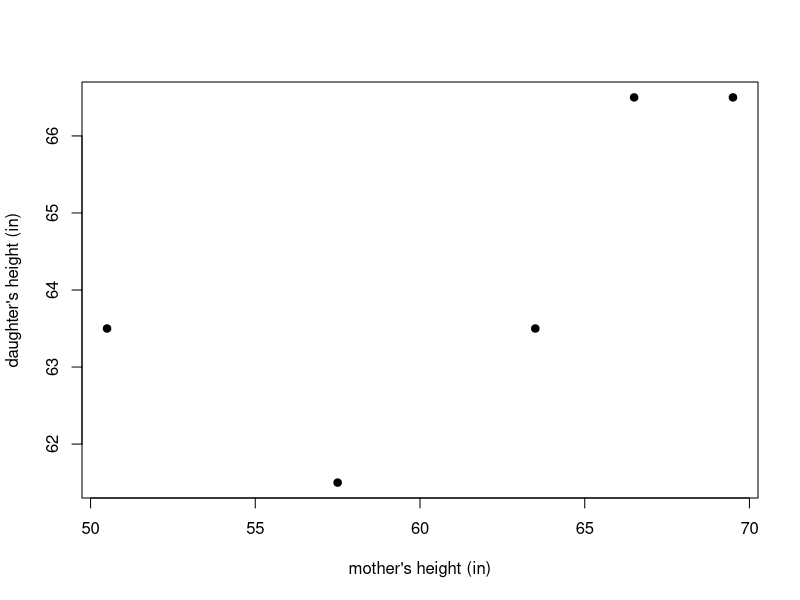
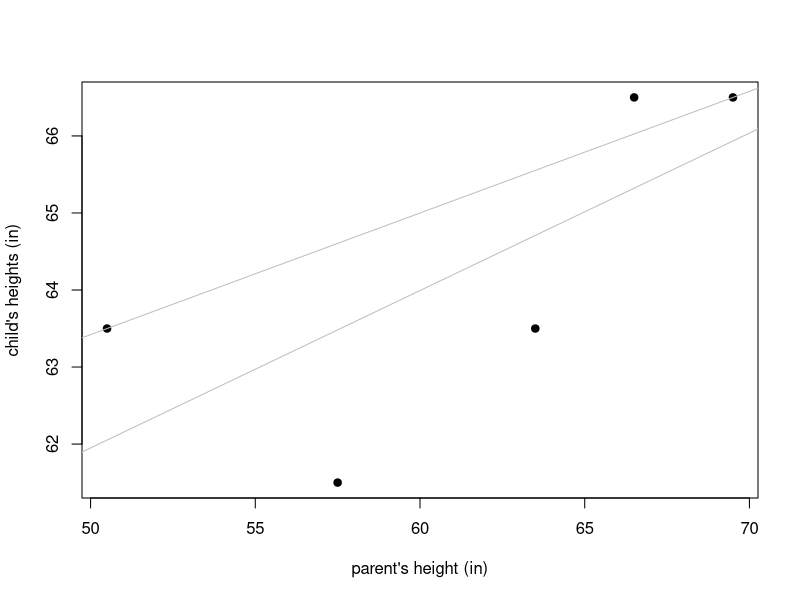
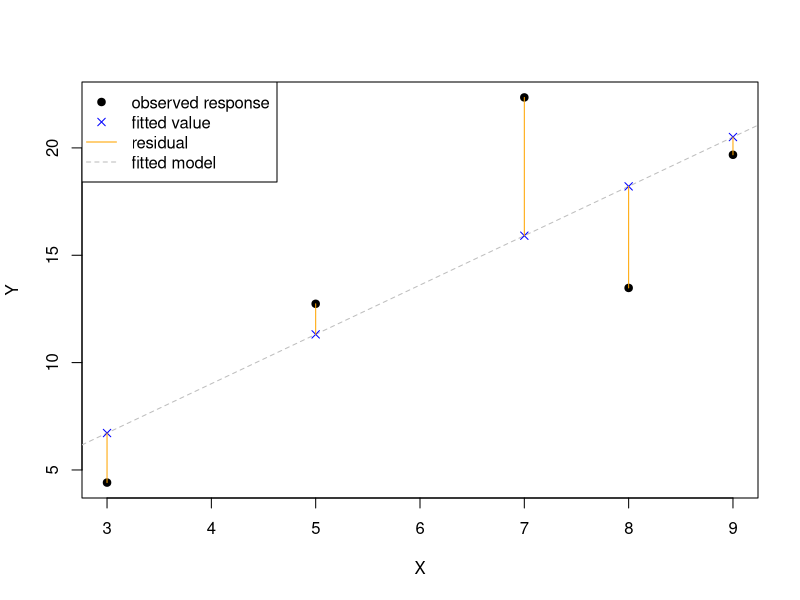
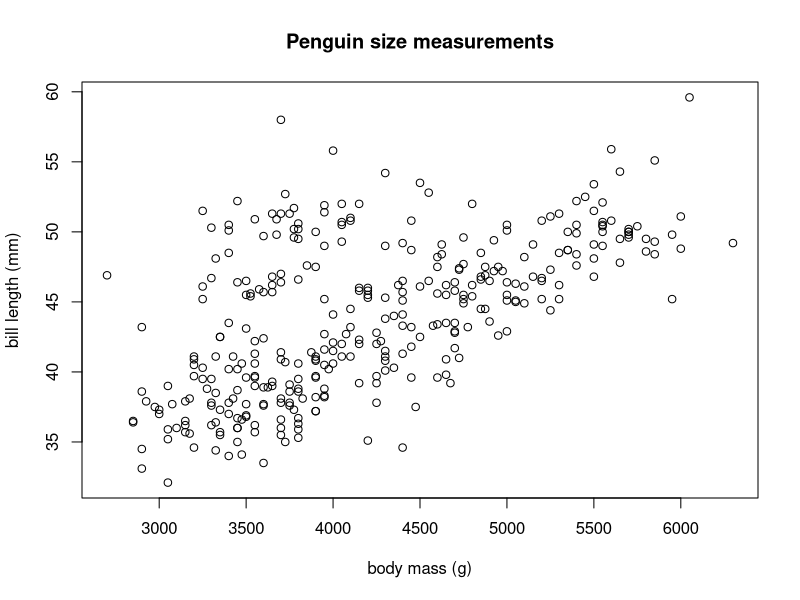
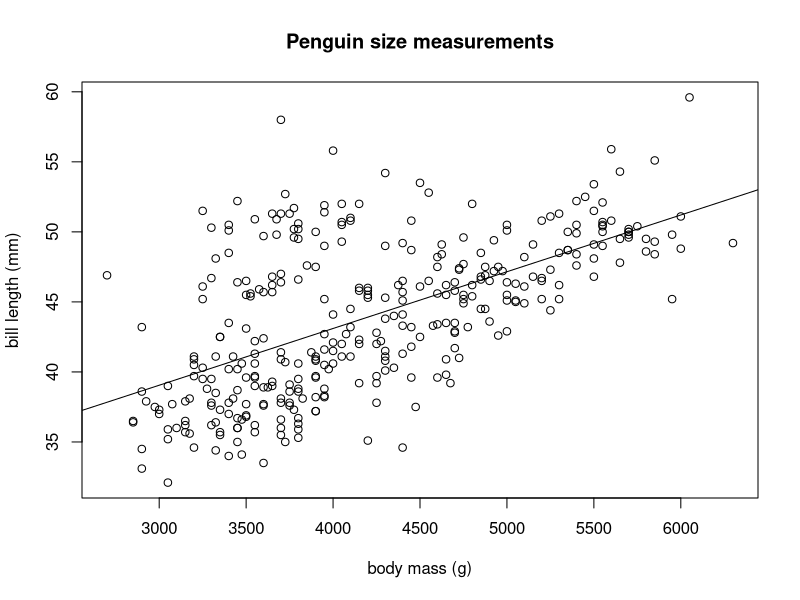

The R source for these figures, in order:
## ---- chunk 1
if(!require(palmerpenguins, quietly = TRUE)) {
  install.packages("palmerpenguins", repos = "https://cran.rstudio.com/")
  library(palmerpenguins)
}
if(!require(ggplot2, quietly = TRUE)) {
  install.packages("ggplot2", repos = "https://cran.rstudio.com/")
  library(ggplot2)
}
## ---- chunk 2
x <- c(57.5, 50.5, 63.5, 66.5, 69.5) # mothers' heights
y <- c(61.5, 63.5, 63.5, 66.5, 66.5) # daughters' heights
plot(y ~ x, pch = 19, xlab = "mother's height (in)", ylab = "daughter's height (in)")
## ---- chunk 3
lmod <- lm(y ~ x)
coef_ls <- coef(lmod) # OLS estimates
lad <- function(b) {
  yhat <- b[1] + b[2] * x
  return(sum(abs(y-yhat)))
}
coef_lad <- optim(coef_ls, fn = lad)$par # least absolute deviation
plot(y ~ x, pch = 19, xlab = "parent's height (in)", ylab = "child's heights (in)")
abline(a = coef_ls[1], b= coef_ls[2], col = "grey")
abline(a = coef_lad[1], b = coef_lad[2], col = "grey")
## ---- chunk 4
set.seed(2)
x <- c(3, 5, 7, 8, 9)
y <- 2 + 2 * x + rnorm(5, sd = 4)
plot(y ~ x, pch = 19, xlab = "X", ylab = "Y")
lmod <- lm(y ~ x)
yhat <- fitted(lmod)
abline(lmod, col = "grey", lty = 2)
points(yhat ~ x, pch = 4, col = "blue")
segments(x, y, x, yhat, col = "orange")
legend("topleft",
       legend = c("observed response", "fitted value", "residual", "fitted model"),
       pch = c(19, 4, NA, NA),
       col = c("black", "blue", "orange", "grey"),
       lty = c(NA, NA, 1, 2),
       lwd = c(NA, NA, 1, 1))
## ---- chunk 5
data(penguins, package = "palmerpenguins")
head(penguins)
## ---- chunk 6
plot(bill_length_mm ~ body_mass_g, data = penguins,
     ylab = "bill length (mm)", xlab = "body mass (g)",
     main = "Penguin size measurements")
## ---- chunk 7
lmod <- lm(bill_length_mm ~ body_mass_g, data = penguins) # fit model
class(lmod) # class of lmod
## ---- chunk 8
# summarize results stored in lmod
summary(lmod)
## ---- chunk 9
plot(bill_length_mm ~ body_mass_g,
     data = penguins, main = "Penguin size measurements",
     ylab = "bill length (mm)", xlab = "body mass (g)")
# draw fitted line of plot
abline(lmod)
## ---- chunk 10
(coeffs <- coef(lmod)) # extract, assign, and print coefficients
ehat <- residuals(lmod) # extract and assign residuals
head(ehat) # first few residuals
yhat <- fitted(lmod) # extract and assign fitted values
head(yhat) # first few fitted values
yhat2 <- predict(lmod) # compute and assign fitted values
head(yhat2) # first few fitted values
(rss <- deviance(lmod)) # extract, assign, and print rss
(dfr <- df.residual(lmod)) # extract residual df
(sigmasqhat <- sigma(lmod)^2) # estimated error variance
